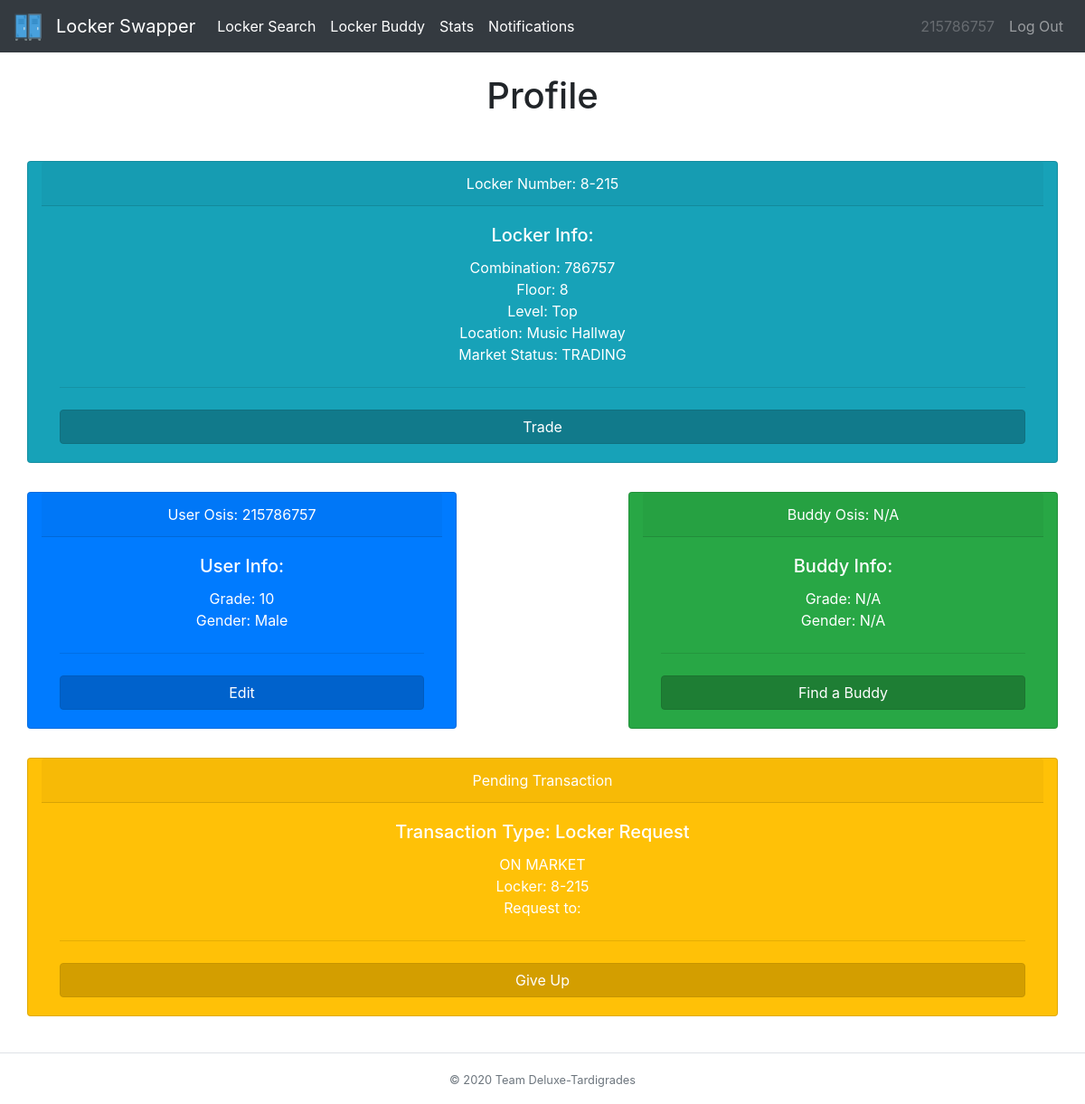
The page /home (signed in) on the database as committed earlier.
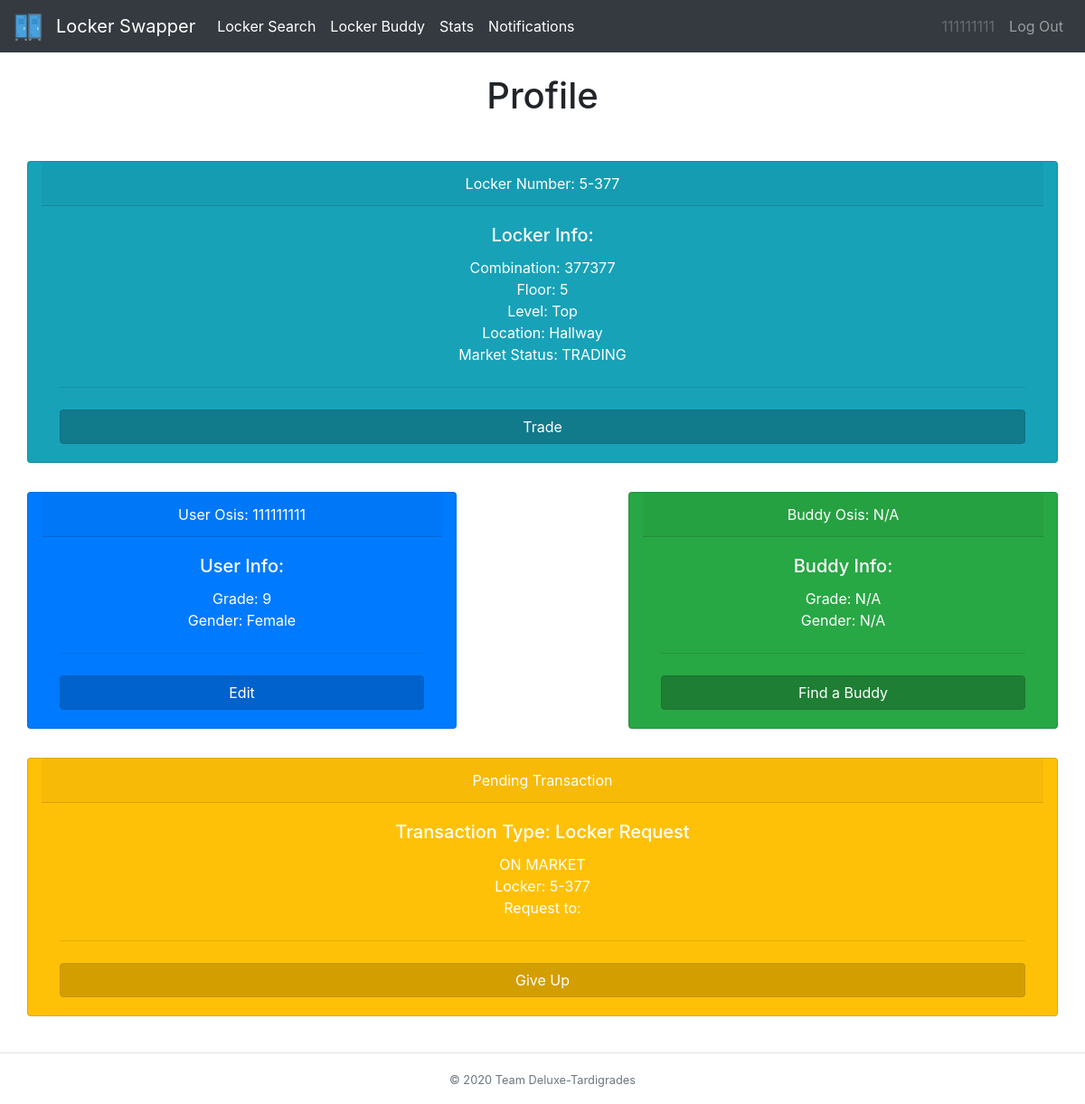
The same page on the database as committed later.
### tables this page shows
CREATE TABLE locker_tbl (locker INT, owner TEXT, combo TEXT, floor INT, level INT, location TEXT, status TEXT);

CREATE TABLE user_tbl (osis INT, password TEXT, locker INT, grade INT, buddy INT, survey TEXT, gender TEXT);

CREATE TABLE transaction_tbl (locker INT, recipient INT, sender INT, status INT, request TEXT, floor INT);

### __init__.py (the view)
@app.route("/home")
@login_required
def profile():
    userInfo = db_manager.getUserInfo(session['osis'])
    buddy = ["N/A","N/A","N/A","N/A","N/A","N/A","N/A","N/A"]
    if userInfo[4] != "":
        buddy = db_manager.getUserInfo(userInfo[4])
    locker = db_manager.getLockerInfo(userInfo[2], session['osis'])
    transactions=db_manager.getTransactionInfo(session['osis'])
    changed=db_manager.ifDissolve(session["osis"])
    return render_template("home.html", heading="Profile", userInfo=userInfo, buddy=buddy, locker=locker, transactions=transactions , user=session['osis'], changed=changed)

### __init__.py (called while the page is built)
def login_required(f):
    @wraps(f)
    def dec(*args, **kwargs):
        if 'osis' in session:
            return f(*args, **kwargs)
        flash('You must be logged in to view this page!', 'danger')
        return redirect('/')
    return dec

### db_builder.py (called while the page is built)
def execmany(cmd, inputs):
    db = sqlite3.connect(DB_FILE)
    c = db.cursor()
    output = c.execute(cmd, inputs)
    db.commit()
    return output

### db_manager.py (called while the page is built)
def getUserInfo(osis):
    q = "SELECT * from user_tbl WHERE osis=?"
    inputs = (osis,)
    data = execmany(q, inputs).fetchone()
    info = [data[0],data[1],data[2],data[3],data[4],data[5],data[6]]
    return info

def getLockerInfo(locker,osis):
    q = "SELECT * from locker_tbl WHERE locker=? AND owner = ?"
    inputs = (locker,osis)
    data = execmany(q, inputs).fetchone()
    info=[]
    if data is not None:
        for value in data:
            info.append(value)
    return info

def getTransactionInfo(osis):
    q = "SELECT * from transaction_tbl WHERE sender=?"
    inputs = (osis,)
    data = execmany(q, inputs).fetchall()
    info = []
    if(data is None):
        return info
    for value in data:
        if len(value)>0 and value[3] == 1:
            info.append([value[0],value[1],value[2],value[3],value[4],value[5]])
    return info

def ifDissolve(user):
    q = "SELECT * FROM transaction_tbl WHERE (recipient=? OR sender=?) AND status = ? AND request = ?"
    inputs=(user,user,1,"D")
    data=execmany(q,inputs).fetchall()
    if len(data)!=0:
        return True
    return False

### templates/home.html (shortened to what this page needs)
{% extends "base.html" %}
{% block body %}
<div class="row">
  <div class="col-sm-12 col-md-12 col-lg-12 mx-auto">
    <div class="row">
      <div class="card text-white text-center bg-info my-3 col-md-12">
        <div class="card-header">Locker Number: {{locker[3]}}-{{locker[0]}}</div>
        <div class="card-body">
          <h5 class="card-title">Locker Info:</h5>
          <p class="card-text">Combination: {{locker[2]}} <br> Floor: {{locker[3]}} <br> Level: {{locker[4]}} <br> Location: {{locker[5]}} <br> Market Status: {{locker[6]}}</p>
          <hr class="my-4">
          <form action="/market" method="post">
            <button type="submit" class="btn btn-info btn-block active">Trade</button>
          </form>
        </div>
      </div>
    </div>
    <div class="row">
      <div class="card text-white text-center bg-primary my-3 col-md-5">
        <div class="card-header">User Osis: {{userInfo[0]}}</div>
        <div class="card-body">
          <h5 class="card-title">User Info:</h5>
          <p class="card-text">Grade: {{userInfo[3]}} <br> Gender: {{userInfo[6]}}</p>
          <hr class="my-4">
          <form action="/editprof">
            <button type="submit" class="btn btn-primary btn-block active">Edit</button>
          </form>
        </div>
      </div>
      <div class="col-md-2">
      </div>
      <div class="card text-white text-center bg-success my-3 col-md-5">
        <div class="card-header">Buddy Osis: {{buddy[0]}}</div>
        <div class="card-body">
          <h5 class="card-title">Buddy Info:</h5>
          <p class="card-text">Grade: {{buddy[3]}} <br> Gender: {{buddy[6]}}</p>
          <hr class="my-4">
         {% if buddy[0] == "N/A" %}
         <form action="/survey">
           <button type="submit" class="btn btn-success btn-block active">Find a Buddy</button>
         </form>
        {% endif %}
        </div>
      </div>
      </div>
    {% for item in transactions%}
    <form action="/giveup" method="post">
    <div class="row">
      <div class="card text-white text-center bg-warning my-3 col-md-12">
        <div class="card-header">Pending Transaction</div>
        <div class="card-body">
          <h5 class="card-title">Transaction Type: {% if item[4]=="B" %} Buddy Request {% endif %} {% if item[4]=="L" %} Locker Request {% endif %} {% if item[4]=="D" %} Change Buddy Request {% endif %}</h5>
          <p class="card-text">{% if item[1] == '' %} ON MARKET <br>{% endif %}Locker: {{item[5]}}-{{item[0]}}<br>Request to: {{item[1]}} <br> </p>
          <hr class="my-4">
          <form action="/survey">
            <button type="submit" class="btn btn-warning btn-block active text-white" name="return" value="home">Give Up</button>
          </form>
        </div>
      </div>
    </div>
    </form>
    {% endfor %}
  </div>
</div>
{% endblock %}

### templates/base.html (shortened to what this page needs)
{% from "macros/render_flashes.html" import render_flashes %}
<!DOCTYPE html>
<html>
    <head>
        <link rel="stylesheet" href="https://stackpath.bootstrapcdn.com/bootstrap/4.3.1/css/bootstrap.min.css">
    </head>
    <body>
      <nav class="navbar navbar-expand-lg navbar-dark bg-dark">
      <a class="navbar-brand" href="/home">
        <img src="/../static/lockericon.png" alt="" width="30" height="30">
      </a>
      <a class="navbar-brand" href="/home">Locker Swapper</a>
      <div class="collapse navbar-collapse" id="navbarSupportedContent">
        <ul class="navbar-nav mr-auto">
          <li class="nav-item active">
            <a class="nav-link" href="/locker">Locker Search</a>
          </li>
          <li class="nav-item active">
            <a class="nav-link" href="/survey">Locker Buddy</a>
          </li>
          <li class="nav-item active">
            <a class="nav-link" href="/stats">Stats</a>
          </li>
          <li class="nav-item active">
            <a class="nav-link" href="/notifs">Notifications</a>
          </li>
        </ul>
        <ul class="navbar-nav navbar-right">
            <li class="nav-item">
                <a class="nav-link disabled">{{user}}</a>
            </li>
            <li class="nav-item">
                <a class="nav-link" href="/logout">Log Out</a>
            </li>
        </ul>
      </div>
    </nav>
    <div class="container">
      {{ render_flashes() }}
      <h1 class="text-center">{{heading}}</h1>
      <br>
      {% block body %}
      {% endblock %}
    </div>
    <br>
    <footer class="footer-copyright text-center py-3 border-top">
        <small class="text-muted">© 2020 Team Deluxe-Tardigrades</small>
    </footer>
  </body>
</html>

### templates/macros/render_flashes.html (shortened to what this page needs)
{% macro render_flashes() %}
    <br>
{% endmacro %}

Rows that differ between the two databases and show on the page:
changed locker_tbl "Top": floor "8" → "5"; locker "215" → "377"; combo "786757" → "377377"; location "Music Hallway" → "Hallway"
changed user_tbl: osis "215786757" → "111111111"; grade "10" → "9"; gender "Male" → "Female"
changed transaction_tbl: floor "8" → "5"; locker "215" → "377"
Other text that changed with them:
{{ user }}: "215786757" → "111111111"
